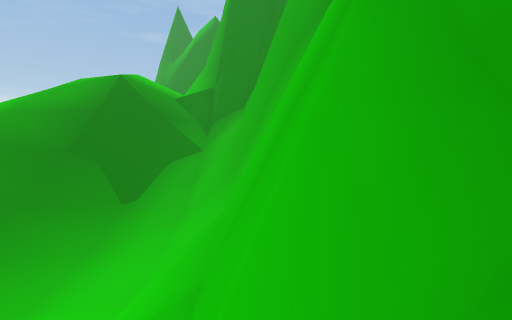
view 1 (above)

12 first-person views from a walk through a scene from a Unity 3-D project. The camera is 1.4 m above the floor, tilts 6° down and sees 90° across. The floor is counted in squares, 1 m on a side. Each view is taken from the middle of a square. On the plan, view 1 faces up. The plan holds only what a view shows up to about 13 squares ahead; the rest is blank. The place goes on beyond the plan. The player character is not drawn.

view 2
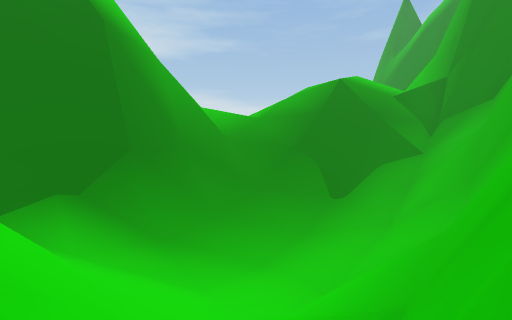

view 3
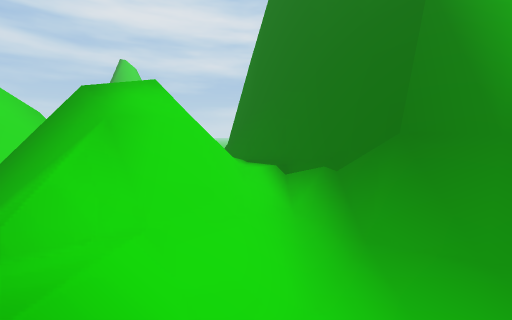

view 4
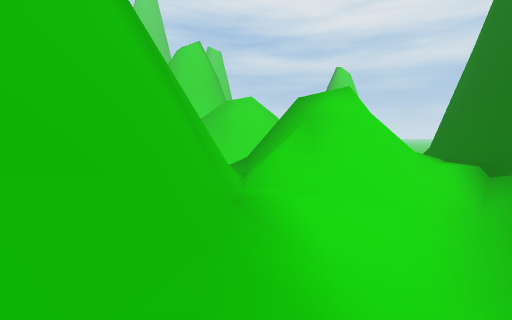

view 5
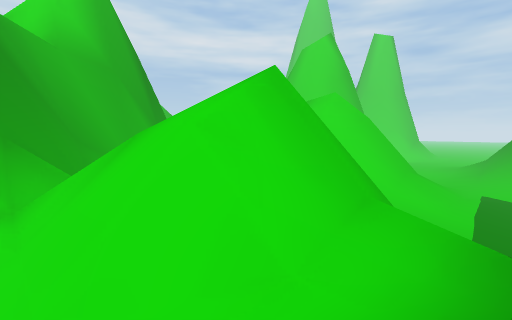

view 6
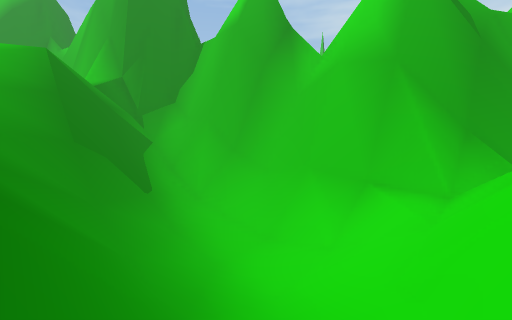

view 7
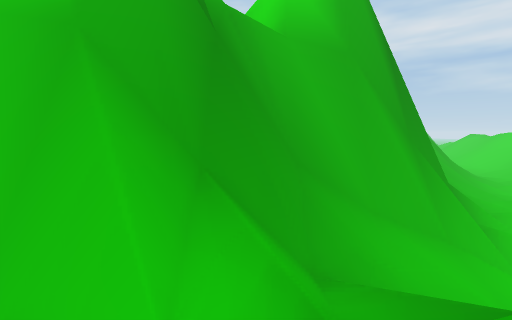

view 8
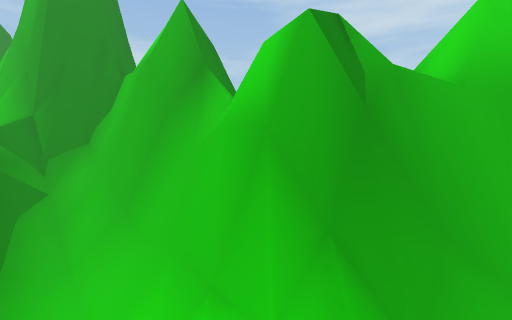

view 9
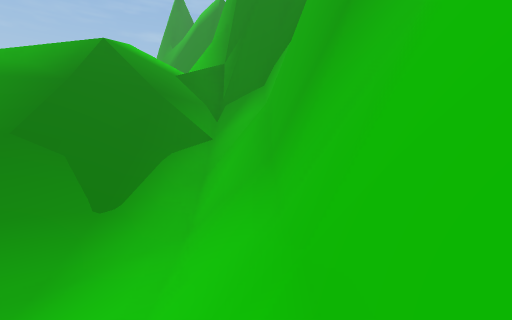

view 10
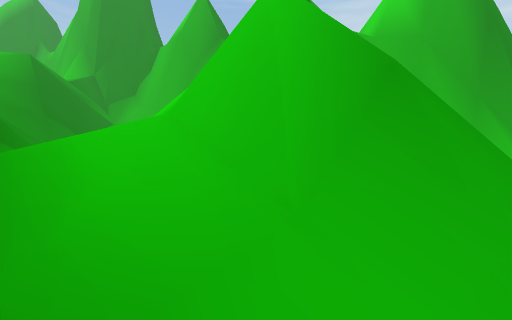

view 11
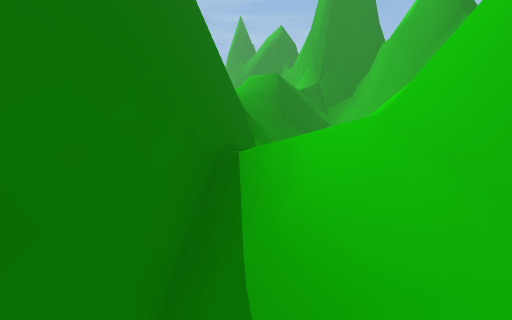

view 12
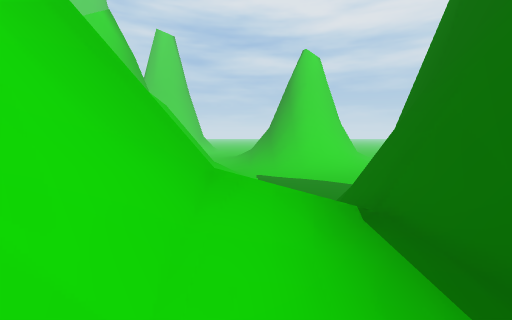

### Floor plan
Key: @ floor where view 1 was taken; # wall or solid block; x gap in a wall; . main floor; : floor 0.25 m higher than the main floor; - floor 0.25 m lower than the main floor; + floor 1.5 m higher than the main floor; * floor 1.75 m higher than the main floor; % floor 4.5 m higher than the main floor; / step, stairs or slope; = window, fence, low wall or low ledge; v drop or lower ground; O other object.
Columns run from 9 left of view 1 to 7 right of it. Each row starts with its distance up from view 1.
 15     ######
 14     #%///#
 13     ##=//#
 12    ###// #
 11    ##//=##
 10    #=//###
  9  ###=//==#
  8  ##=//://#
  7  #=//:://#
  6  #=//..//#
  5  ##//-.//#
  4  ##//..//#
  3  ##//////#
  2 ##//////+##  ##
  1 #////==//#####  =
  0 #///#=///@=###  #
 -1 #**=v/////===####
 -2 #*//=///=////#  #
 -3 #//#v//#=/ //#
 -4 #//==      //#
 -5 #//=#      //##
 -6 =//Ox      //###

Where each view was taken, in squares from view 1:
view 1: 0 up, 0 right, facing up
view 2: 0 up, 0 right, facing up-left
view 3: 5 up, 1 left, facing down-left
view 4: 7 up, 1 left, facing down
view 5: 1 up, 8 left, facing down-right
view 6: 0 up, 8 left, facing up-right
view 7: 0 up, 3 left, facing right
view 8: 2 down, 4 left, facing up-right
view 9: 3 up, 1 left, facing up
view 10: 6 down, 8 left, facing up-right
view 11: 6 down, 8 left, facing up
view 12: 0 up, 7 left, facing down
